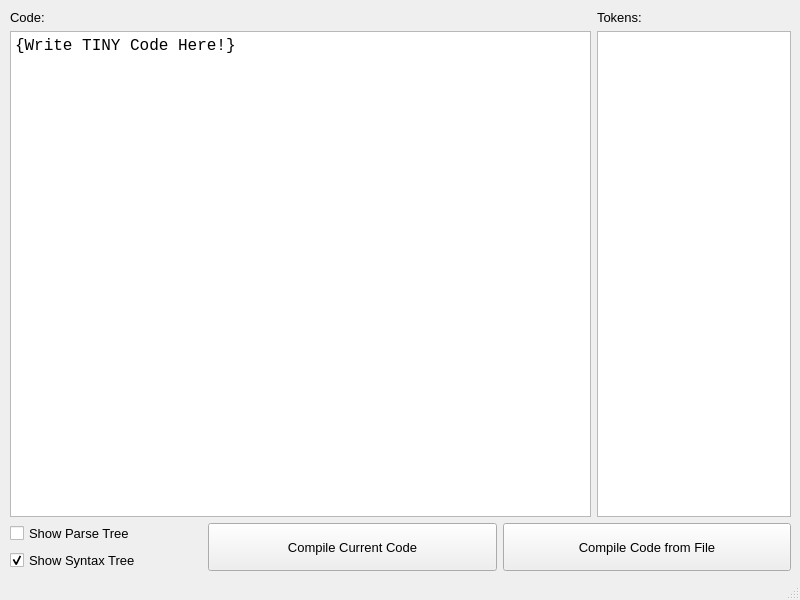
<?xml version="1.0" encoding="UTF-8"?>
<ui version="4.0">
 <class>MainWindow</class>
 <widget class="QMainWindow" name="MainWindow">
  <property name="geometry">
   <rect>
    <x>0</x>
    <y>0</y>
    <width>800</width>
    <height>600</height>
   </rect>
  </property>
  <property name="sizePolicy">
   <sizepolicy hsizetype="Fixed" vsizetype="Fixed">
    <horstretch>0</horstretch>
    <verstretch>0</verstretch>
   </sizepolicy>
  </property>
  <property name="minimumSize">
   <size>
    <width>800</width>
    <height>600</height>
   </size>
  </property>
  <property name="maximumSize">
   <size>
    <width>800</width>
    <height>600</height>
   </size>
  </property>
  <property name="font">
   <font>
    <pointsize>10</pointsize>
   </font>
  </property>
  <property name="windowTitle">
   <string>TINY Language Compiler</string>
  </property>
  <widget class="QWidget" name="centralwidget">
   <widget class="QWidget" name="">
    <property name="geometry">
     <rect>
      <x>10</x>
      <y>10</y>
      <width>781</width>
      <height>561</height>
     </rect>
    </property>
    <layout class="QVBoxLayout" name="verticalLayout_3">
     <item>
      <layout class="QHBoxLayout" name="horizontalLayout_2" stretch="3,1">
       <item>
        <layout class="QVBoxLayout" name="verticalLayout_2">
         <item>
          <widget class="QLabel" name="CodeLabel">
           <property name="font">
            <font>
             <pointsize>10</pointsize>
            </font>
           </property>
           <property name="text">
            <string>Code:</string>
           </property>
          </widget>
         </item>
         <item>
          <widget class="QTextEdit" name="CodeText">
           <property name="font">
            <font>
             <family>Courier New</family>
             <pointsize>10</pointsize>
             <weight>50</weight>
             <bold>false</bold>
             <kerning>true</kerning>
            </font>
           </property>
           <property name="html">
            <string>&lt;!DOCTYPE HTML PUBLIC &quot;-//W3C//DTD HTML 4.0//EN&quot; &quot;http://www.w3.org/TR/REC-html40/strict.dtd&quot;&gt;
&lt;html&gt;&lt;head&gt;&lt;meta name=&quot;qrichtext&quot; content=&quot;1&quot; /&gt;&lt;style type=&quot;text/css&quot;&gt;
p, li { white-space: pre-wrap; }
&lt;/style&gt;&lt;/head&gt;&lt;body style=&quot; font-family:'Courier New'; font-size:10pt; font-weight:400; font-style:normal;&quot;&gt;
&lt;p style=&quot; margin-top:0px; margin-bottom:0px; margin-left:0px; margin-right:0px; -qt-block-indent:0; text-indent:0px;&quot;&gt;&lt;span style=&quot; font-size:12pt;&quot;&gt;{Write TINY Code Here!}&lt;/span&gt;&lt;/p&gt;&lt;/body&gt;&lt;/html&gt;</string>
           </property>
          </widget>
         </item>
        </layout>
       </item>
       <item>
        <layout class="QVBoxLayout" name="verticalLayout">
         <item>
          <widget class="QLabel" name="TokensLabel">
           <property name="font">
            <font>
             <pointsize>10</pointsize>
            </font>
           </property>
           <property name="text">
            <string>Tokens:</string>
           </property>
          </widget>
         </item>
         <item>
          <widget class="QTextEdit" name="TokensText">
           <property name="font">
            <font>
             <pointsize>10</pointsize>
            </font>
           </property>
           <property name="readOnly">
            <bool>true</bool>
           </property>
           <property name="html">
            <string>&lt;!DOCTYPE HTML PUBLIC &quot;-//W3C//DTD HTML 4.0//EN&quot; &quot;http://www.w3.org/TR/REC-html40/strict.dtd&quot;&gt;
&lt;html&gt;&lt;head&gt;&lt;meta name=&quot;qrichtext&quot; content=&quot;1&quot; /&gt;&lt;style type=&quot;text/css&quot;&gt;
p, li { white-space: pre-wrap; }
&lt;/style&gt;&lt;/head&gt;&lt;body style=&quot; font-family:'MS Shell Dlg 2'; font-size:10pt; font-weight:400; font-style:normal;&quot;&gt;
&lt;p style=&quot;-qt-paragraph-type:empty; margin-top:0px; margin-bottom:0px; margin-left:0px; margin-right:0px; -qt-block-indent:0; text-indent:0px;&quot;&gt;&lt;br /&gt;&lt;/p&gt;&lt;/body&gt;&lt;/html&gt;</string>
           </property>
          </widget>
         </item>
        </layout>
       </item>
      </layout>
     </item>
     <item>
      <layout class="QHBoxLayout" name="horizontalLayout" stretch="2,3,3">
       <property name="sizeConstraint">
        <enum>QLayout::SetNoConstraint</enum>
       </property>
       <item>
        <layout class="QVBoxLayout" name="verticalLayout_5">
         <item>
          <widget class="QCheckBox" name="ShowParseTreeChkBox">
           <property name="font">
            <font>
             <pointsize>10</pointsize>
            </font>
           </property>
           <property name="text">
            <string>Show Parse Tree</string>
           </property>
           <property name="checked">
            <bool>false</bool>
           </property>
           <property name="tristate">
            <bool>false</bool>
           </property>
          </widget>
         </item>
         <item>
          <widget class="QCheckBox" name="ShowSyntaxTreeChkBox">
           <property name="font">
            <font>
             <pointsize>10</pointsize>
            </font>
           </property>
           <property name="text">
            <string>Show Syntax Tree</string>
           </property>
           <property name="checked">
            <bool>true</bool>
           </property>
          </widget>
         </item>
        </layout>
       </item>
       <item>
        <widget class="QPushButton" name="CompCurrentBtn">
         <property name="sizePolicy">
          <sizepolicy hsizetype="Minimum" vsizetype="Preferred">
           <horstretch>0</horstretch>
           <verstretch>0</verstretch>
          </sizepolicy>
         </property>
         <property name="font">
          <font>
           <pointsize>10</pointsize>
          </font>
         </property>
         <property name="text">
          <string>Compile Current Code</string>
         </property>
        </widget>
       </item>
       <item>
        <widget class="QPushButton" name="CompFileBtn">
         <property name="sizePolicy">
          <sizepolicy hsizetype="Minimum" vsizetype="Preferred">
           <horstretch>0</horstretch>
           <verstretch>0</verstretch>
          </sizepolicy>
         </property>
         <property name="font">
          <font>
           <pointsize>10</pointsize>
          </font>
         </property>
         <property name="text">
          <string>Compile Code from File</string>
         </property>
        </widget>
       </item>
      </layout>
     </item>
    </layout>
   </widget>
  </widget>
  <widget class="QStatusBar" name="statusbar"/>
 </widget>
 <resources/>
 <connections/>
</ui>
